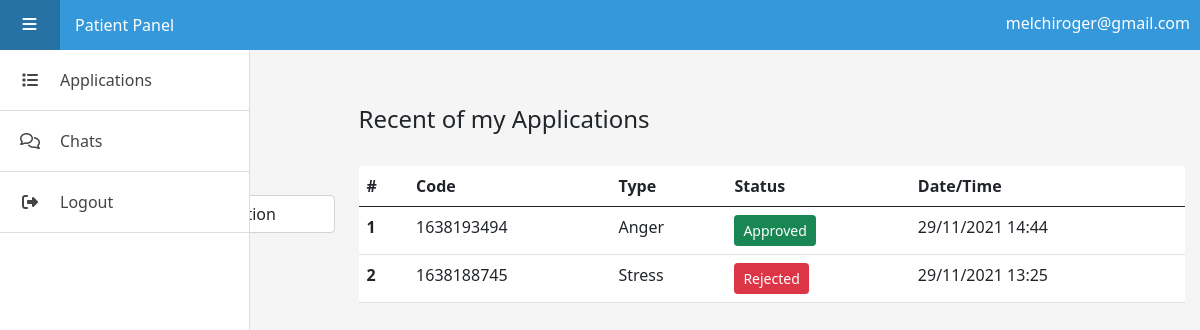
Screenshot of /patient/index.php (signed in) with the database file from the repository.
### tables this page shows
CREATE TABLE `applications` (
  `code` varchar(100) NOT NULL,
  `type` varchar(500) NOT NULL,
  `status` int(1) NOT NULL DEFAULT 0,
  `adatetime` varchar(100) NOT NULL,
  `patient` varchar(100) NOT NULL,
  `deleted` int(1) NOT NULL DEFAULT 0
);

### patient/index.php (the view, shortened to what this page needs)
<!DOCTYPE html>
<html lang="en" >
<head>
  <link rel="stylesheet" href="css/bootstrap.min.css">
<link rel='stylesheet' href='https://cdnjs.cloudflare.com/ajax/libs/font-awesome/4.7.0/css/font-awesome.min.css'>
<link rel="stylesheet" href="style.css">
<link rel="stylesheet" href="mystyle.css">
</head>
<body>
<div class="header">
  <a href="#" id="menu-action">
    <i class="fa fa-bars"></i>
  </a>
  <div class="">
    <p class="userInfo"><?php echo $_SESSION['patientUserToken']; ?></p>
    Patient Panel
  </div>
</div>
<div class="sidebar">
  <ul>
    <li><a href="index.php"><i class="fas fa-list"></i><span>Applications</span></a></li>
    <li><a href="chats.php"><i class="far fa-comments"></i><span>Chats</span></a></li>
    <li><a href="logout.php"><i class="fas fa-sign-out-alt"></i><span>Logout</span></a></li>
    </ul>
</div>
<div class="main">
  <ol class="breadcrumb">
        <li class="breadcrumb-item">
          <a href="index.php">Home</a>
        </li>
        <li class="breadcrumb-item active">Applications</li>
      </ol>
  <div class="row">
      <div class="col-xl-3 col-sm-6 mb-3">
          <h4>Send a new application</h3>
          <form method="POST" action="../server.php">
            <div class="form-group mb-3">
              <label>Type of application</label>
            </div>
            <button type="submit" name="addNewApplication" class="btn btn-primary">Submit</button>
          </form>
        </div>
        <div class="col-xl-9 col-sm-6 mb-3" style="overflow-x: auto;">
          <h4>Recent of my Applications</h3>
          <br>
          <table class="table">
            <thead class="thead-dark">
              <tr>
                <th scope="col">#</th>
                <th scope="col">Code</th>
                <th scope="col">Type</th>
                <th scope="col">Status</th>
                <th scope="col">Date/Time</th>
              </tr>
            </thead>
            <tbody class="thead-light">
            <?php
              if(isset($_GET['keyCode'])){
                $keyCode = $_GET['keyCode'];
                $query = mysqli_query($connect,"SELECT * FROM citizens WHERE deleted = 0 AND fullname LIKE '%$keyCode%' OR phone LIKE '%$keyCode%' OR email LIKE '%$keyCode%' ORDER BY fullname ASC");
              }else{
                $queryp = mysqli_query($connect,"SELECT * FROM citizens WHERE email = '".$_SESSION['patientUserToken']."'");
                $rowp = mysqli_fetch_array($queryp);
                $query = mysqli_query($connect,"SELECT * FROM applications WHERE deleted = 0 AND patient='".$rowp['id']."' ORDER BY code DESC");
              }
              $rowcount = 0;
              while ($row = mysqli_fetch_array($query)){
                $rowcount ++;
                echo"<tr>
                  <th scope='row'>".$rowcount."</th>
                  <td>".$row['code']."</td>
                  <td>".$row['type']."</td>
                  <td>";
                    if($row['status'] == 1){
                      echo"<a class='btn btn-success btn-sm' role='button'>Approved</a>";
                    }elseif($row['status'] == 2){
                      echo"<a class='btn btn-danger btn-sm' role='button'>Rejected</a>";
                    }else{
                      echo"<a class='btn btn-warning btn-sm' role='button'>Pending</a>";
                    }
                  echo"</td>
                  <td>".$row['adatetime']."</td>
                </tr>";
              }
            ?>
            </tbody>
          </table>
        </div>
      </div>
</div>
</body>
</html>

### patient/style.css (style rules this page uses)
*:before, *:after { -webkit-box-sizing: border-box; -moz-box-sizing: border-box; box-sizing: border-box; }
body { background: #f5f5f5; padding: 0; margin: 0; }
i.fa { font-size: 16px; }
p { font-size: 16px; line-height: 1.42857143; }
.header { position: fixed; z-index: 10; top: 0; left: 0; background: #3498DB; width: 100%; height: 50px; line-height: 50px; color: #fff; }
.header #menu-action { display: block; float: left; width: 60px; height: 50px; line-height: 50px; margin-right: 15px; color: #fff; text-decoration: none; text-align: center; background: rgba(0, 0, 0, 0.15); font-size: 13px; text-transform: uppercase; letter-spacing: 1px; -webkit-transition: all 0.2s ease-in-out; transition: all 0.2s ease-in-out; }
.header #menu-action i { display: inline-block; margin: 0 5px; }
.sidebar { position: fixed; z-index: 10; left: 0; top: 50px; height: 100%; width: 60px; background: #fff; border-right: 1px solid #ddd; text-align: center; -webkit-transition: all 0.2s ease-in-out; transition: all 0.2s ease-in-out; }
.sidebar:hover, .sidebar.active, .sidebar.hovered { width: 250px; -webkit-transition: all 0.2s ease-in-out; transition: all 0.2s ease-in-out; }
.sidebar ul { list-style-type: none; padding: 0; margin: 0; }
.sidebar ul li { display: block; }
.sidebar ul li a { display: block; position: relative; white-space: nowrap; overflow: hidden; border-bottom: 1px solid #ddd; color: #444; text-align: left; }
.sidebar ul li a i { display: inline-block; width: 60px; height: 60px; line-height: 60px; text-align: center; -webkit-animation-duration: 0.7s; -moz-animation-duration: 0.7s; -o-animation-duration: 0.7s; animation-duration: 0.7s; -webkit-animation-fill-mode: both; -moz-animation-fill-mode: both; -o-animation-fill-mode: both; animation-fill-mode: both; }
.sidebar ul li a span { display: inline-block; height: 60px; line-height: 60px; }
.main { position: relative; display: block; top: 50px; left: 0; padding: 15px; padding-left: 75px; -webkit-transition: all 0.2s ease-in-out; transition: all 0.2s ease-in-out; }
table { background: white; }

### patient/mystyle.css (style rules this page uses)
.userInfo { float: right; position: relative; top: 12px; right: 10px; }

### rows the page displays
applications: code "1638193494", type "Anger", status "Approved", adatetime "29/11/2021 14:44"
applications: code "1638188745", type "Stress", status "Rejected", adatetime "29/11/2021 13:25"

### other values shown
$_SESSION['patientUserToken'] "melchiroger@gmail.com"
